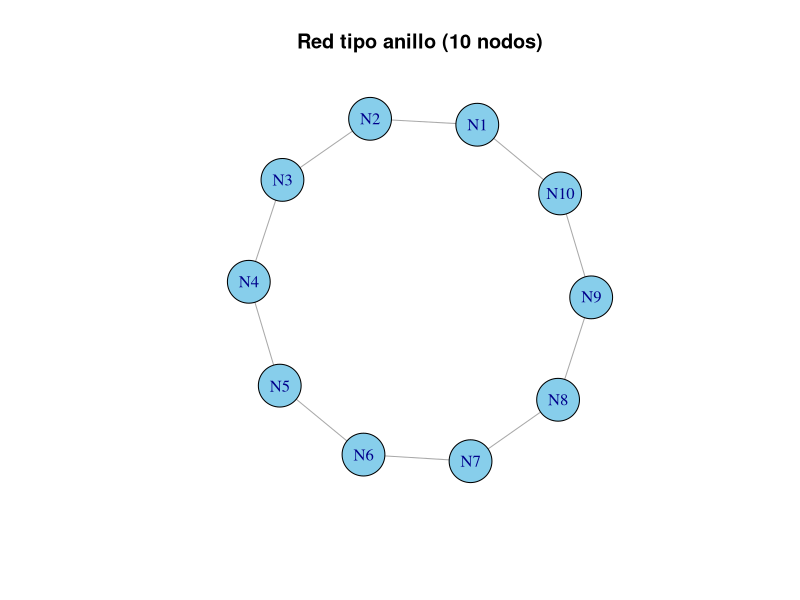
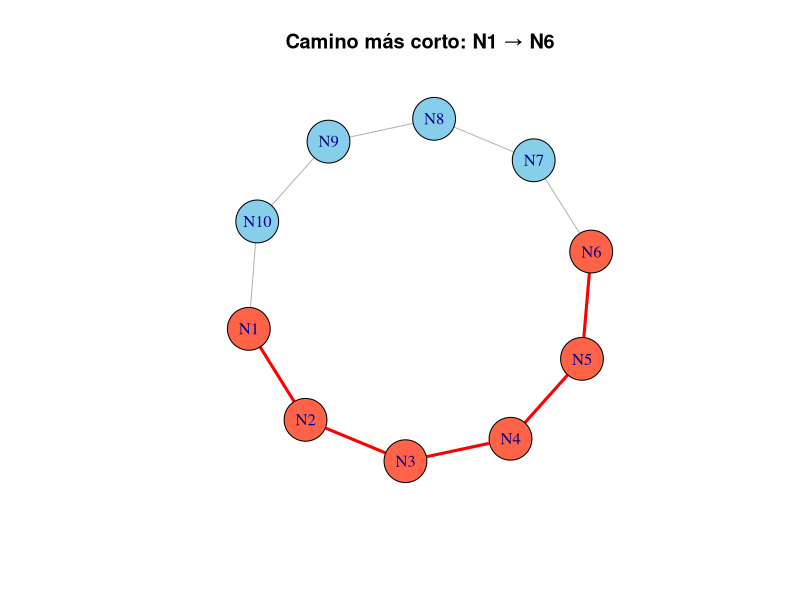
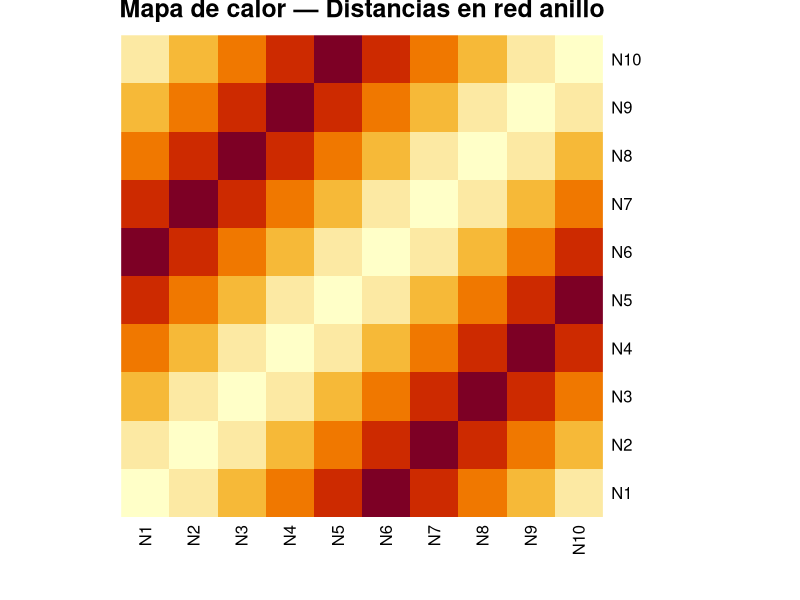
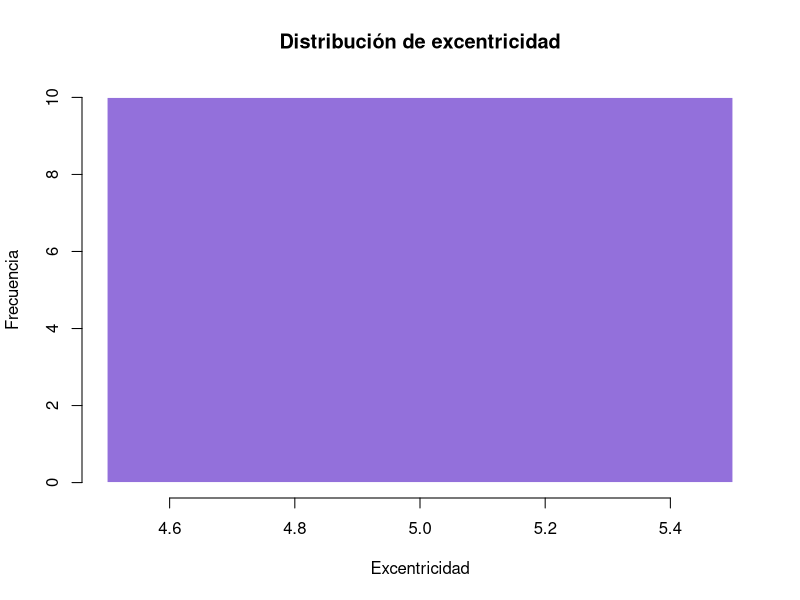
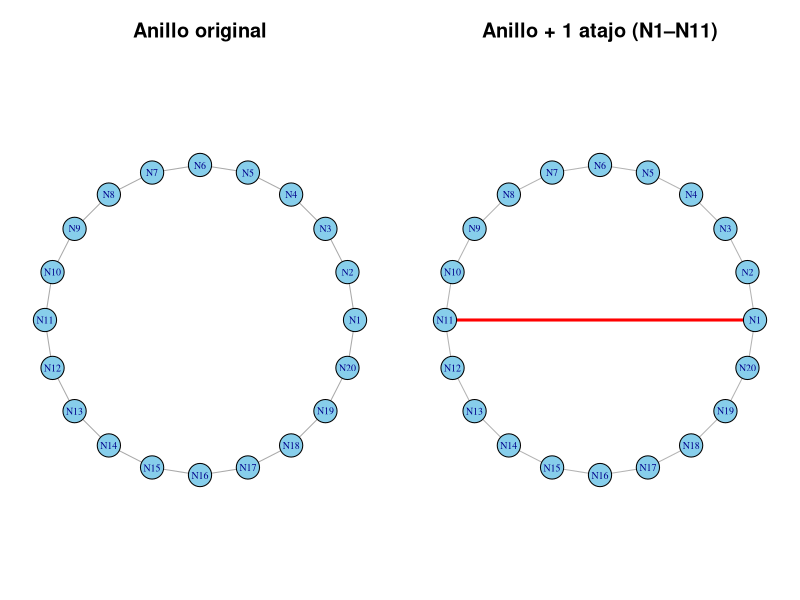
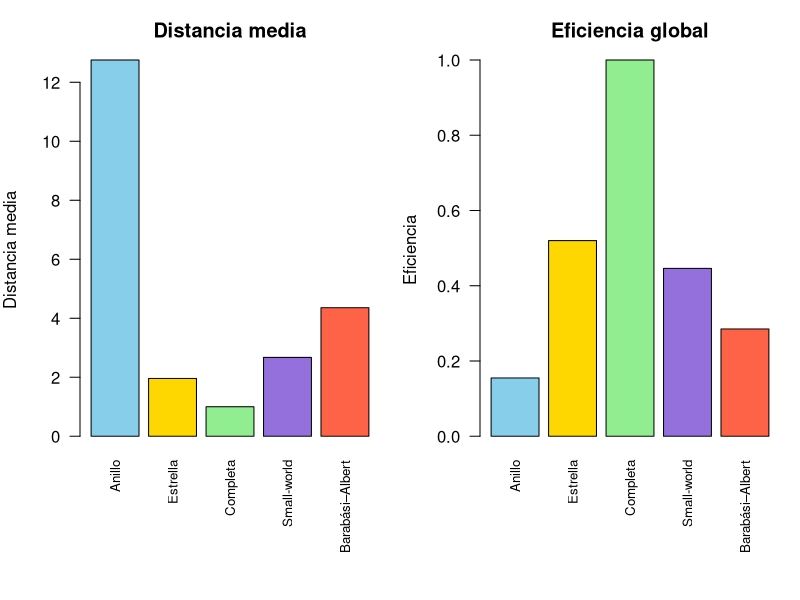
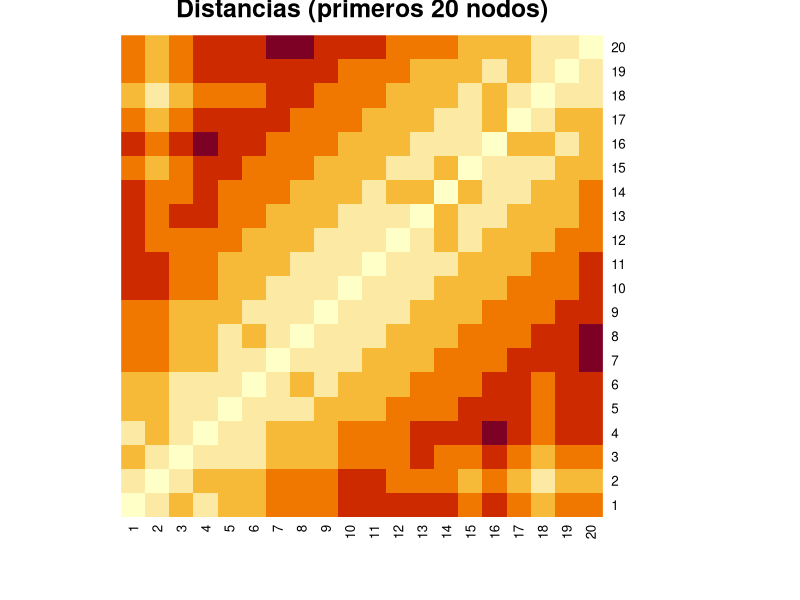
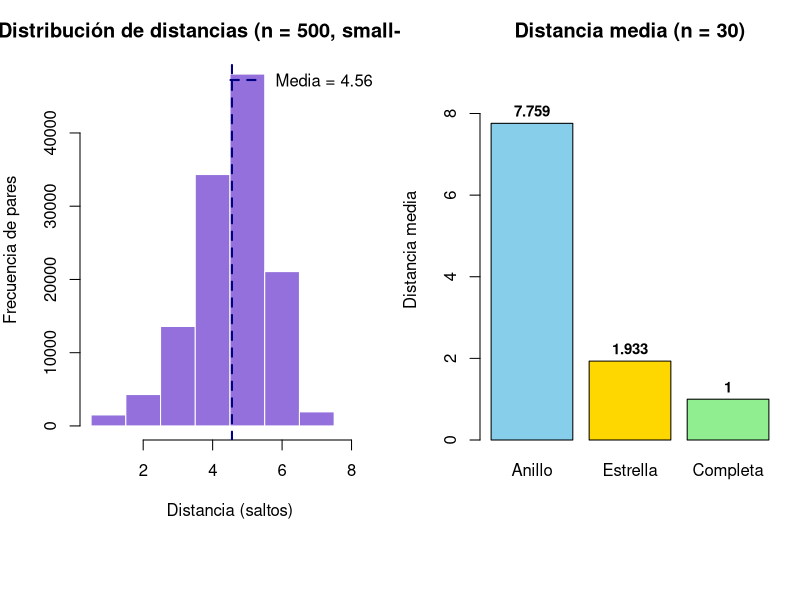

Write R code to recreate these figures, in order.
## ---- chunk 1
#| label: setup-cap3

library(igraph)
## ---- chunk 2
#| label: fig-red-anillo-distancias
#| fig-cap: "Red tipo anillo con 10 nodos: punto de partida para explorar distancias"
#| fig-alt: "Diez nodos formando un círculo conectados secuencialmente"

g <- make_ring(10)
V(g)$name <- paste0("N", 1:10)

plot(g, 
     vertex.color = "skyblue", 
     vertex.size = 25,
     main = "Red tipo anillo (10 nodos)")
## ---- chunk 3
#| label: shortest-path-ejemplo

# ¿Cuál es el camino más corto entre N1 y N6?
camino <- shortest_paths(g, from = "N1", to = "N6")$vpath[[1]]

cat("Camino más corto de N1 a N6:", paste(V(g)$name[camino], collapse = " → "), "\n")
cat("Distancia:", length(camino) - 1, "saltos\n")
## ---- chunk 4
#| label: fig-shortest-path-visual
#| fig-cap: "Camino más corto entre N1 y N6 destacado en rojo"
#| fig-alt: "Red anillo donde el camino de N1 a N6 está resaltado en rojo"

# Colorear el camino
V(g)$color <- "skyblue"
V(g)$color[camino] <- "tomato"

# Identificar las aristas del camino
camino_ids <- as.integer(camino)
pares <- c()
for (i in 1:(length(camino_ids) - 1)) {
  pares <- c(pares, camino_ids[i], camino_ids[i + 1])
}
eids <- get.edge.ids(g, pares)

E(g)$color <- "gray70"
E(g)$width <- 1
E(g)$color[eids] <- "red"
E(g)$width[eids] <- 3

plot(g, vertex.size = 25, main = "Camino más corto: N1 → N6")

# Restaurar colores
V(g)$color <- "skyblue"
E(g)$color <- "gray70"
E(g)$width <- 1
## ---- chunk 5
#| label: matriz-distancias

dist_mat <- distances(g)

knitr::kable(dist_mat, 
             caption = "Matriz de distancias de la red anillo (10 nodos)")
## ---- chunk 6
#| label: fig-heatmap-distancias
#| fig-cap: "Mapa de calor de la matriz de distancias: colores cálidos indican nodos más lejanos"
#| fig-alt: "Heatmap simétrico con patrón de bandas diagonales típico de una red anillo"

heatmap(dist_mat, 
        Rowv = NA, Colv = NA,
        col = hcl.colors(20, palette = "YlOrRd", rev = TRUE),
        scale = "none",
        main = "Mapa de calor — Distancias en red anillo")
## ---- chunk 7
#| label: distancia-media

cat("Distancia media de la red anillo:", mean_distance(g), "\n")
## ---- chunk 8
#| label: diametro

cat("Diámetro de la red anillo:", diameter(g), "\n")

# El camino que corresponde al diámetro
camino_largo <- get_diameter(g)
cat("Camino más largo:", paste(V(g)$name[camino_largo], collapse = " → "), "\n")
## ---- chunk 9
#| label: excentricidad

ecc <- eccentricity(g)

# Tabla de excentricidad por nodo
knitr::kable(
  data.frame(Nodo = V(g)$name, Excentricidad = ecc),
  caption = "Excentricidad de cada nodo en la red anillo"
)
## ---- chunk 10
#| label: fig-excentricidad
#| fig-cap: "Distribución de la excentricidad en la red anillo"
#| fig-alt: "Histograma mostrando la distribución de excentricidad de los nodos"

hist(ecc, 
     col = "mediumpurple", border = "white",
     main = "Distribución de excentricidad",
     xlab = "Excentricidad", ylab = "Frecuencia",
     breaks = seq(min(ecc) - 0.5, max(ecc) + 0.5, by = 1))
## ---- chunk 11
#| label: eficiencia-global

# Función para calcular eficiencia global
eficiencia_global <- function(g) {
  d <- distances(g)
  n <- vcount(g)
  # Reemplazar Inf por 0 (nodos desconectados no contribuyen)
  inv_d <- ifelse(d == 0 | is.infinite(d), 0, 1 / d)
  sum(inv_d) / (n * (n - 1))
}

cat("Eficiencia global (anillo):", round(eficiencia_global(g), 4), "\n")
## ---- chunk 12
#| label: densidad

cat("Densidad de aristas (anillo):", round(edge_density(g), 4), "\n")
cat("Aristas existentes:", ecount(g), "\n")
cat("Aristas posibles:", choose(vcount(g), 2), "\n")
## ---- chunk 13
#| label: fig-efecto-atajo
#| fig-cap: "Impacto de un atajo en la red anillo: antes y después"
#| fig-alt: "Dos redes lado a lado: anillo original y anillo con un atajo, mostrando la reducción en distancias"
#| fig-width: 12
#| fig-height: 5

g_original <- make_ring(20)
V(g_original)$name <- paste0("N", 1:20)

# Agregar un atajo entre N1 y N11 (diametralmente opuestos)
g_atajo <- add_edges(g_original, c(1, 11))

# Métricas antes y después
metricas <- data.frame(
  Métrica = c("Distancia media", "Diámetro", "Eficiencia global"),
  Sin_atajo = c(
    round(mean_distance(g_original), 3),
    diameter(g_original),
    round(eficiencia_global(g_original), 4)
  ),
  Con_atajo = c(
    round(mean_distance(g_atajo), 3),
    diameter(g_atajo),
    round(eficiencia_global(g_atajo), 4)
  )
)

knitr::kable(metricas, 
             caption = "Efecto de un solo atajo en una red anillo de 20 nodos",
             col.names = c("Métrica", "Sin atajo", "Con atajo"))
## ---- chunk 14
#| label: fig-anillo-atajo-visual
#| fig-cap: "Visualización del anillo original (izq.) y con atajo (der.)"
#| fig-alt: "Dos redes anillo: la de la derecha tiene una arista adicional cruzando el centro"
#| fig-width: 12
#| fig-height: 5

par(mfrow = c(1, 2), mar = c(1, 1, 3, 1))

# Layout fijo para ambos gráficos
lay <- layout_in_circle(g_original)

plot(g_original, layout = lay,
     vertex.color = "skyblue", vertex.size = 15,
     vertex.label.cex = 0.6,
     main = "Anillo original")

# Destacar el atajo en la segunda red
E(g_atajo)$color <- c(rep("gray70", ecount(g_original)), "red")
E(g_atajo)$width <- c(rep(1, ecount(g_original)), 3)

plot(g_atajo, layout = lay,
     vertex.color = "skyblue", vertex.size = 15,
     vertex.label.cex = 0.6,
     main = "Anillo + 1 atajo (N1–N11)")
## ---- chunk 15
#| label: comparar-topologias

set.seed(42)

redes <- list(
  Anillo       = make_ring(50),
  Estrella     = make_star(50, mode = "undirected"),
  Completa     = make_full_graph(50),
  "Small-world" = sample_smallworld(1, 50, nei = 3, p = 0.1),
  "Barabási–Albert" = sample_pa(50, directed = FALSE)
)

# Calcular métricas
comparacion <- data.frame(
  Red = names(redes),
  Nodos = sapply(redes, vcount),
  Aristas = sapply(redes, ecount),
  Dist_media = round(sapply(redes, mean_distance), 3),
  Diámetro = sapply(redes, diameter),
  Densidad = round(sapply(redes, edge_density), 4),
  Eficiencia = round(sapply(redes, eficiencia_global), 4)
)

knitr::kable(comparacion,
             caption = "Comparación de métricas de distancia entre cinco topologías (50 nodos)",
             col.names = c("Red", "Nodos", "Aristas", "Dist. media", 
                           "Diámetro", "Densidad", "Eficiencia"))
## ---- chunk 16
#| label: fig-barplot-comparacion
#| fig-cap: "Distancia media y eficiencia global por tipo de red"
#| fig-alt: "Gráficos de barras comparando distancia media y eficiencia de cinco topologías"
#| fig-width: 12
#| fig-height: 5

par(mfrow = c(1, 2), mar = c(8, 4, 3, 1))

# Distancia media
barplot(comparacion$Dist_media,
        names.arg = comparacion$Red,
        col = c("skyblue", "gold", "lightgreen", "mediumpurple", "tomato"),
        main = "Distancia media",
        ylab = "Distancia media",
        las = 2, cex.names = 0.8)

# Eficiencia
barplot(comparacion$Eficiencia,
        names.arg = comparacion$Red,
        col = c("skyblue", "gold", "lightgreen", "mediumpurple", "tomato"),
        main = "Eficiencia global",
        ylab = "Eficiencia",
        las = 2, cex.names = 0.8)
## ---- chunk 17
#| label: red-grande-distancias

set.seed(42)
g_large <- sample_smallworld(1, 500, nei = 3, p = 0.1)

cat("Nodos:", vcount(g_large), "\n")
cat("Aristas:", ecount(g_large), "\n")
cat("Distancia media:", round(mean_distance(g_large), 3), "\n")
cat("Diámetro:", diameter(g_large), "\n")
## ---- chunk 18
#| label: fig-heatmap-grande
#| fig-cap: "Fragmento 20×20 de la matriz de distancias de una red small-world (500 nodos)"
#| fig-alt: "Heatmap mostrando las distancias entre los primeros 20 nodos de la red"

# Mostrar solo un fragmento (la matriz completa sería 500×500)
dist_large <- distances(g_large)

heatmap(dist_large[1:20, 1:20],
        Rowv = NA, Colv = NA,
        col = hcl.colors(20, palette = "YlOrRd", rev = TRUE),
        scale = "none",
        main = "Distancias (primeros 20 nodos)")
## ---- chunk 19
#| label: fig-dist-distribucion-grande
#| fig-cap: "Distribución de todas las distancias en la red small-world de 500 nodos"
#| fig-alt: "Histograma de las distancias par-a-par mostrando concentración en valores bajos"

# Extraer todas las distancias (triángulo superior para no duplicar)
todas_dist <- dist_large[upper.tri(dist_large)]

hist(todas_dist,
     col = "mediumpurple", border = "white",
     main = "Distribución de distancias (n = 500, small-world)",
     xlab = "Distancia (saltos)", ylab = "Frecuencia de pares",
     breaks = seq(0.5, max(todas_dist) + 0.5, by = 1))
abline(v = mean(todas_dist), col = "navy", lwd = 2, lty = 2)
legend("topright", paste("Media =", round(mean(todas_dist), 2)),
       col = "navy", lty = 2, lwd = 2, bty = "n")
## ---- chunk 20
#| label: ej-res-cap3-1a

redes_30 <- list(
  Anillo   = make_ring(30),
  Estrella = make_star(30, mode = "undirected"),
  Completa = make_full_graph(30)
)

metricas_30 <- data.frame(
  Red = names(redes_30),
  Dist_media = round(sapply(redes_30, mean_distance), 3),
  Diámetro = sapply(redes_30, diameter),
  Aristas = sapply(redes_30, ecount)
)

knitr::kable(metricas_30,
             caption = "Métricas de tres topologías con 30 nodos",
             col.names = c("Red", "Dist. media", "Diámetro", "Aristas"))
## ---- chunk 21
#| label: fig-ej-res-cap3-1
#| fig-cap: "Distancia media de tres topologías con 30 nodos"
#| fig-alt: "Gráfico de barras mostrando distancia media: anillo alta, estrella baja, completa mínima"

barplot(metricas_30$Dist_media,
        names.arg = metricas_30$Red,
        col = c("skyblue", "gold", "lightgreen"),
        main = "Distancia media (n = 30)",
        ylab = "Distancia media",
        ylim = c(0, max(metricas_30$Dist_media) * 1.2))
text(x = c(0.7, 1.9, 3.1), y = metricas_30$Dist_media + 0.3,
     labels = metricas_30$Dist_media, cex = 0.9, font = 2)
## ---- chunk 22
#| label: ej-res-cap3-2a

resumen_distancias <- function(g) {
  ecc <- eccentricity(g)
  d <- distances(g)
  n <- vcount(g)
  
  # Eficiencia global
  inv_d <- ifelse(d == 0 | is.infinite(d), 0, 1 / d)
  eficiencia <- sum(inv_d) / (n * (n - 1))
  
  data.frame(
    Métrica = c("Distancia media", "Diámetro", "Radio (ecc. mín.)",
                "Ecc. máxima", "Eficiencia global", "¿Conexa?"),
    Valor = c(
      round(mean_distance(g), 3),
      diameter(g),
      min(ecc),
      max(ecc),
      round(eficiencia, 4),
      is_connected(g)
    )
  )
}
## ---- chunk 23
#| label: ej-res-cap3-2b

set.seed(55)
g_sw100 <- sample_smallworld(1, 100, nei = 3, p = 0.1)

knitr::kable(resumen_distancias(g_sw100),
             caption = "Resumen de distancias — Red small-world (100 nodos)")
